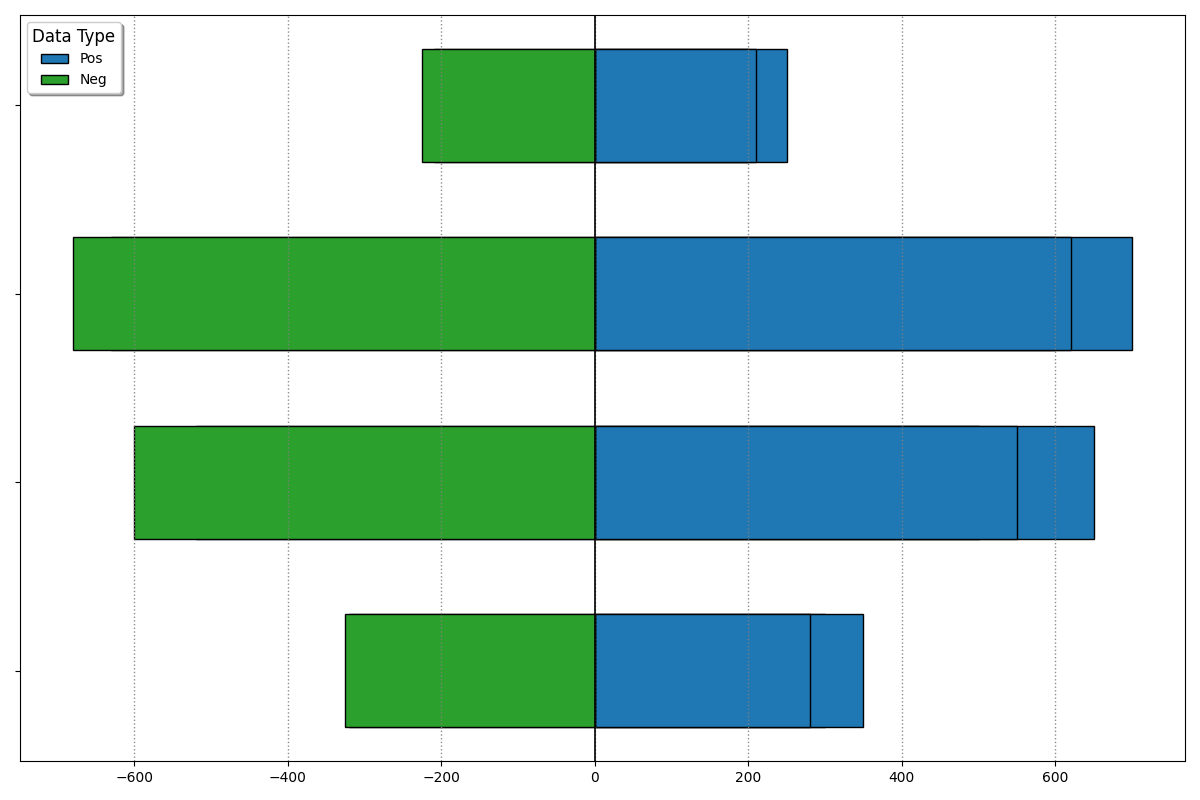

Recreate this plot in Python.
import matplotlib.pyplot as plt
import numpy as np

meal_types = ['Breakfast', 'Lunch', 'Dinner', 'Snacks']
calorie_data = {
    'Breakfast': [300, 320, 350, 325, 280],
    'Lunch': [500, 520, 650, 600, 550],
    'Dinner': [600, 630, 700, 680, 620],
    'Snacks': [200, 210, 250, 225, 210]
}

# New set of colors
colors = ['#1f77b4', '#ff7f0e', '#2ca02c', '#d62728', '#9467bd']

fig, ax = plt.subplots(figsize=(12, 8))

bar_width = 0.6
x_positions = np.arange(len(meal_types))

# Calculate positive and negative data sets
pos_data = {meal: [cal for i, cal in enumerate(calorie_data[meal]) if i % 2 == 0] for meal in meal_types}
neg_data = {meal: [-cal for i, cal in enumerate(calorie_data[meal]) if i % 2 == 1] for meal in meal_types}

# Stacked bars
for idx, meal in enumerate(meal_types):
    ax.barh(x_positions[idx], pos_data[meal], bar_width, left=0, color=colors[0], edgecolor='black', label='Pos' if idx == 0 else "")
    ax.barh(x_positions[idx], neg_data[meal], bar_width, left=0, color=colors[2], edgecolor='black', label='Neg' if idx == 0 else "")

ax.set_yticks(x_positions)
ax.set_yticklabels([''] * len(meal_types))
ax.legend(title='Data Type', fontsize=10, title_fontsize=12, loc='upper left', shadow=True)
ax.axvline(x=0, color='black', linewidth=1.2)

ax.grid(True, linestyle=':', linewidth=1, color='gray', axis='x', alpha=0.9)

plt.tight_layout()
plt.show()
